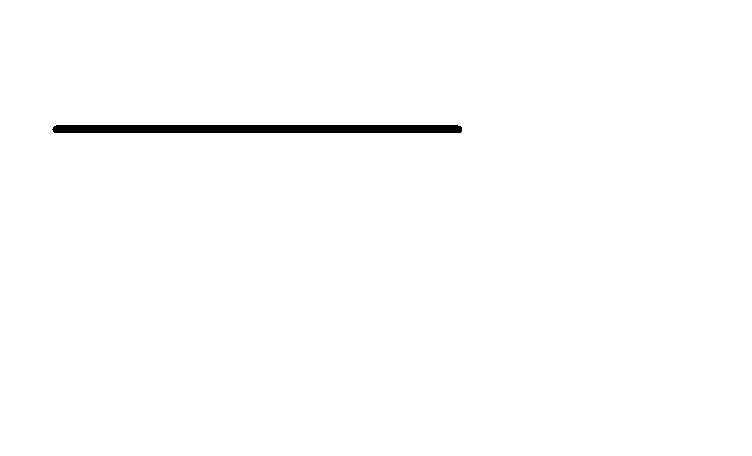
#> input picture Problems/4. Longest Horizontal Line/4a.png, 752 x 456 px
$ python 'Problem 4.py'
#> lines starting #> are read from the running program, lines starting #| are printed output that depends on the picture; after the words box and inside, x2 and y2 are one past the last pixel; in counts of white or black regions, pixels touching at a corner belong together
### ImageTools.py
# Basic tools to process images. This will need many more functions

import cv2
import numpy as np
import FunTools as FT
import statistics as stats


def load_image(filename):
#> called with filename = '4a.png'
    return cv2.imread(filename)
#> returned value is the input picture: shape (456, 752, 3); 99% white; 1 black region, box (x1, y1, x2, y2) and area: (52, 125, 462, 133) 3262


# [4 lines left out: function display_image, not called in this run]

def load_video(file_name):
    return cv2.VideoCapture(file_name)


# [17 lines left out: function display_video, not called in this run]


# Converts an image to grayscale
def convert_to_grayscale(img):
    return cv2.cvtColor(img, cv2.COLOR_BGR2GRAY)


# Assumes img is already in gray_scale
def average_gray_value(img):
    flattened_image = np.ravel(img)
    return stats.mean(flattened_image)


# This downsamples by taking every fourth pixel.
# There is a better way to do this.
# [11 lines left out: function downsample, not called in this run]


# Returns the coordinates of edges in the image
# Note that images are represented by matrices, which are indexed by coordinates of the form (row,col)
# So if (50,100) is in edge_coordinates, the corresponding (x,y) point is (100,50).
# Also note that for images, (0,0) is the top left corner.  Moving down increases y-coordinates, so
# (0,1) is BELOW (0,0)
def get_edge_coordinates(img):
    img = cv2.medianBlur(img, 5)
#> img: shape (456, 752, 3); 99.1% white; 1 black region, box (x1, y1, x2, y2) and area: (53, 125, 462, 133) 3253
    img = convert_to_grayscale(img)
    if average_gray_value(img) < 128:
        img = cv2.bitwise_not(img)
    ret, img = cv2.threshold(img, 150, 255, cv2.THRESH_BINARY)
    edges = cv2.Canny(img, 50, 150, apertureSize=3)
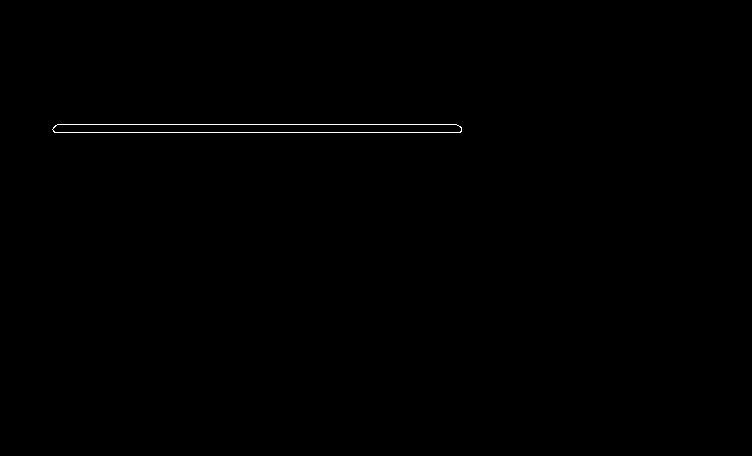
#> edges: shape (456, 752); 0.24% white in thin lines or dots, all inside (x1, y1, x2, y2) = (52, 124, 462, 133)
    cv2.imwrite('current_edges.png', edges)
    rows = range(edges.shape[0])
    cols = range(edges.shape[1])
    edge_coordinates = []
    for row in rows:
        for col in cols:
            if edges[row, col] == 255:
                edge_coordinates.append([row, col])
    return edge_coordinates


# [8 lines of commented-out code are left out]
def make_dicts(edge_coordinates):
    col_dict = {}
    row_dict = {}
    for coord in edge_coordinates:
        if not coord[0] in col_dict:
            col_dict[coord[0]] = [coord[1]]
        else:
            to_add = col_dict[coord[0]]
            to_add.append(coord[1])
            col_dict[coord[0]] = to_add

        if not coord[1] in row_dict:
            row_dict[coord[1]] = [coord[0]]
        else:
            to_add = row_dict[coord[1]]
            to_add.append(coord[0])
            row_dict[coord[1]] = to_add
    return [row_dict, col_dict]


# line starts with a single [row,col] coordinate.
# the method then looks for an edge_coordinate of the form [row + 1, col -1] , [row + 1, col] or [row + 1, col + 1]
# if none are found, the vertical line is finished.
# Otherwise, the process is repeated until we have a list of all coordinates making up the vertical line
# Note.  Occasionally there are vertical lines where the column jumps by 2 pixels.
# If this turns out to be a problem, this will need to be fixed.
#
# Python has a recursion depth of 1,000.  The recursive version of make_vertical_line runs slightly faster than the
# iterative version, but will not find lines longer than 1,000 pixels.  If this is a problem, use make_vertical_line_i,
# the iterative version of this function
def make_vertical_line(col_dict, line, count):
    seed = line[-1]
    next_row = seed[0] + 1
    if not next_row in col_dict or count == 999:
        return line
    else:
        next_col_list = FT.filter(lambda c: abs(c - seed[1]) < 2, col_dict[next_row])
        if len(next_col_list) == 0:
            return line
        else:
            line.append([next_row, next_col_list[0]])
            return make_vertical_line(col_dict, line, count + 1)


# [13 lines left out: function make_vertical_line_i, not called in this run]


# Almost the same as make_vertical_line with the obvious swap with "row" and "col"
def make_horizontal_line(row_dict, line, count):
    seed = line[-1]
    next_col = seed[1] + 1
    if not next_col in row_dict or count == 999:
        return line
    else:
        next_col_list = FT.filter(lambda c: abs(c - seed[0]) < 2, row_dict[next_col])
        if len(next_col_list) == 0:
            return line
        else:
            line.append([next_col_list[0], next_col])
            return make_horizontal_line(row_dict, line, count  + 1)

# [12 lines left out: function make_horizontal_line_i, not called in this run]


# returns a list with the first entry a list of all horizontal lines, the second all vertical lines
# each line consists of a list of coordinates in order.
# both line lists are sorted by length.  The longest lines are listed first.
def get_lines(img):
    edge_coordinates_for_verticals  = get_edge_coordinates(img)
#> edge_coordinates_for_verticals = 829 pairs, first value 124 to 132, second value 52 to 461
    edge_coordinates_for_horizontals = list(edge_coordinates_for_verticals) #faster if we copy this
#> edge_coordinates_for_horizontals has the same summary as edge_coordinates_for_verticals
    dicts =  make_dicts(edge_coordinates_for_verticals)
#> the loop in make_dicts, `for coord in edge_coordinates:` made 829 passes
#> coord on passes 2 to 12: [124, 58], [124, 59], [124, 60], [124, 61], [124, 62], [124, 63], [124, 64], [124, 65], [124, 66], [124, 67], [124, 68]
#> coord on passes 1, 17, 18, 19, 20, 21: [124, 57], [124, 73], [124, 74], [124, 75], [124, 76], [124, 77]
#> after the loop in make_dicts, `for coord in edge_coordinates:`: col_dict = 9 items; row_dict = 410 items
#> dicts = 2 items
    edge_coordinates_for_verticals .sort(key=lambda x: x[0])
    edge_coordinates_for_horizontals.sort(key=lambda x: x[1])

    row_dict = dicts[0]
#> row_dict = 410 items
    col_dict = dicts[1]
#> col_dict = 9 items

    horizontal_lines = []
    vertical_lines = []

    while len(edge_coordinates_for_horizontals) > 0:
        current_seed = edge_coordinates_for_horizontals[0]
        # current_line = make_horizontal_line_i(row_dict, [current_seed])
        current_line = make_horizontal_line(row_dict, [current_seed], 0)
        horizontal_lines.append(current_line)
        edge_coordinates_for_horizontals = FT.remove_from_list(edge_coordinates_for_horizontals, current_line)
#> this loop made 9 passes
#> current_seed on passes 1 to 5: [129, 52], [127, 53], [130, 53], [131, 53], [132, 54]

    while len(edge_coordinates_for_verticals) > 0:
        current_seed = edge_coordinates_for_verticals[0]
        # current_line = make_vertical_line_i(col_dict, [current_seed])
        current_line = make_vertical_line(col_dict, [current_seed], 0)
        vertical_lines.append(current_line)
        edge_coordinates_for_verticals = FT.remove_from_list(edge_coordinates_for_verticals, current_line)

    horizontal_lines.sort(key = len, reverse = True)
    vertical_lines.sort(key=len, reverse = True)
    return [horizontal_lines, vertical_lines]

### FunTools.py
# Basic functional programming tools.
# Note: These work slightly differently then Python's functools
# Note: None of these functions change the original list

import numpy as np


# creates a list of items from original that satisfy the predicate
# is_even = lambda x: x % 2 == 0
# filter(is_even, [2, 3, 4, 5, 6]) = [2, 4, 6]
def filter(pred, lst):
    return_value = []
    for x in lst:
        if pred(x):
            return_value.append(x)
    return return_value

# creates a list of outputs from original list
# f = lambda x: 2*x
# map(f, [2 3 4]) = [4, 6, 8]
# [26 lines left out: functions map, every, some, not called in this run]


# returns source_list with items_to_remove removed.
# remove_from_list([1, 2, 3, 4, 5], [1, 3, 4]) = [2, 5]
def remove_from_list(source_list, items_to_remove):
    return [s for s in source_list if not s in items_to_remove]

### Problems/4. Longest Horizontal Line/Problem 4.py
import ImageTools as IT

img = IT.load_image('4a.png')
lines = IT.get_lines(img)

horizontal_lines = lines[0]
longest_line = horizontal_lines[0]
print(longest_line)
#> (printed output is left out)
